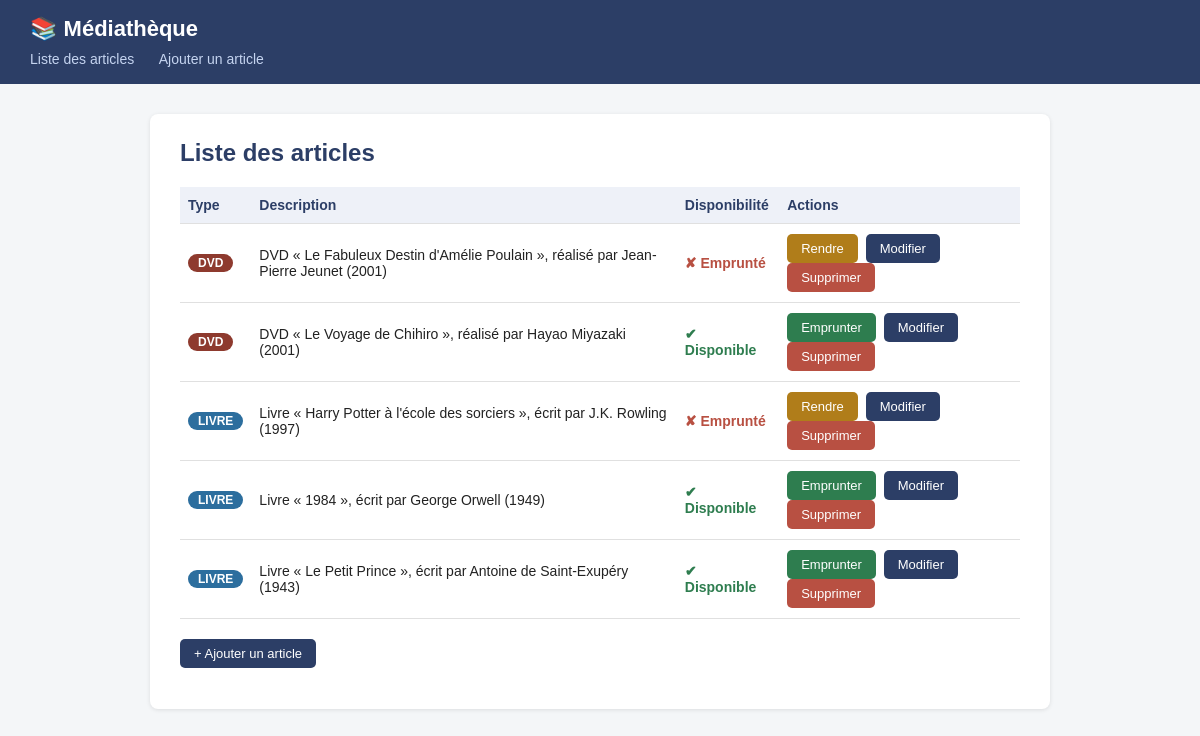
The page / on the database its author committed.
### tables this page shows
CREATE TABLE `article` (
  `id` int(11) NOT NULL,
  `type` enum('livre','dvd') NOT NULL,
  `titre` varchar(150) NOT NULL,
  `auteur` varchar(150) NOT NULL,
  `annee` int(11) NOT NULL,
  `disponible` tinyint(1) NOT NULL DEFAULT 1
);

### controllers/ArticleController.class.php (called while the page is built, shortened)
<?php
class ArticleController
{
    private ArticleDAO $dao;
    public function __construct(\PDO $pdo)
    {
        $this->dao = new ArticleDAO($pdo);
    }
    public function liste(): void
    {
        $articles = $this->dao->findAll();
        $message  = $_GET['message'] ?? null;
        $erreur   = $_GET['erreur']  ?? null;
        $this->render('article/liste', [
            'articles' => $articles,
            'message'  => $message,
            'erreur'   => $erreur,
        ]);
    }
    private function render(string $vue, array $donnees = []): void
    {
        extract($donnees);
        require __DIR__ . '/../views/' . $vue . '.php';
    }
}

### classes/DAO.class.php (called while the page is built, shortened)
<?php
abstract class DAO
{
    protected \PDO $pdo;
    protected string $table;
    public function __construct(\PDO $pdo)
    {
        $this->pdo = $pdo;
    }
    public function findAll(): array
    {
        $stmt = $this->pdo->query(
            "SELECT * FROM {$this->table} ORDER BY id DESC"
        );
        $resultats = [];
        foreach ($stmt->fetchAll() as $row) {
            $resultats[] = $this->hydrate($row);
        }
        return $resultats;
    }
}

### classes/Article.class.php (called while the page is built, shortened)
<?php
abstract class Article
{
    private ?int   $id         = null;
    private string $titre;
    private string $auteur;
    private int    $annee;
    private bool   $disponible;
    public function __construct(
        string $titre,
        string $auteur,
        int    $annee,
        bool   $disponible = true
    ) {
        $this->auteur     = $auteur;
        $this->disponible = $disponible;
    }
    public function getId(): ?int       { return $this->id;         }
    public function getTitre(): string  { return $this->titre;      }
    public function getAuteur(): string { return $this->auteur;     }
    public function getAnnee(): int     { return $this->annee;      }
    public function isDisponible(): bool{ return $this->disponible; }
    public function setId(int $id): void
    {
        $this->id = $id;
    }
    public function setTitre(string $titre): void
    {
        $this->titre = $titre;
    }
    public function setAnnee(int $annee): void
    {
        $max = (int) date('Y');
        $this->annee = $annee;
    }
}
class ArticleDAO extends DAO
{
    protected function hydrate(array $row): object
    {
        if ($row['type'] === 'livre') {
            $article = new Livre(
                $row['titre'],
                $row['auteur'],
                (int)  $row['annee'],
                (bool) $row['disponible']
            );
        } else {
            $article = new Dvd(
                $row['titre'],
                $row['auteur'],
                (int)  $row['annee'],
                (bool) $row['disponible']
            );
        }
        $article->setId((int) $row['id']);
        return $article;
    }
}
?>

### classes/Dvd.class.php (called while the page is built, shortened)
<?php
class Dvd extends Article implements Empruntable
{
    public function description(): string
    {
        return "DVD « " . $this->getTitre() . " »"
             . ", réalisé par " . $this->getAuteur()
             . " (" . $this->getAnnee() . ")";
    }
    public function getType(): string
    {
        return 'dvd';
    }
}

### classes/Livre.class.php (called while the page is built, shortened)
<?php
class Livre extends Article implements Empruntable
{
    public function description(): string
    {
        return "Livre « " . $this->getTitre() . " »"
             . ", écrit par " . $this->getAuteur()
             . " (" . $this->getAnnee() . ")";
    }
    public function getType(): string
    {
        return 'livre';
    }
}

### views/article/liste.php (the view, shortened to what this page needs)
<?php require __DIR__ . '/../layout/header.php'; ?>
<h2>Liste des articles</h2>
<?php if (empty($articles)): ?>
    <p>Aucun article dans la médiathèque.</p>
<?php else: ?>
<table>
    <thead>
        <tr>
            <th>Type</th>
            <th>Description</th>
            <th>Disponibilité</th>
            <th>Actions</th>
        </tr>
    </thead>
    <tbody>
    <?php foreach ($articles as $article): ?>
        <tr>
            <td>
                <span class="badge badge-<?= $article->getType() ?>">
                    <?= strtoupper($article->getType()) ?>
                </span>
            </td>
            <td><?= htmlspecialchars($article->description()) ?></td>
            <td>
                <?php if ($article->isDisponible()): ?>
                    <span class="dispo-oui">✔ Disponible</span>
                <?php else: ?>
                    <span class="dispo-non">✘ Emprunté</span>
                <?php endif; ?>
            </td>
            <td>
                <?php if ($article->isDisponible()): ?>
                    <a class="btn btn-success"
                       href="index.php?action=emprunter&id=<?= $article->getId() ?>&type=emprunter">
                        Emprunter
                    </a>
                <?php else: ?>
                    <a class="btn btn-warning"
                       href="index.php?action=emprunter&id=<?= $article->getId() ?>&type=rendre">
                        Rendre
                    </a>
                <?php endif; ?>
                <a class="btn"
                   href="index.php?action=formulaire&id=<?= $article->getId() ?>">
                    Modifier
                </a>
                <a class="btn btn-danger"
                   href="index.php?action=supprimer&id=<?= $article->getId() ?>"
                   onclick="return confirm('Supprimer définitivement cet article ?');">
                    Supprimer
                </a>
            </td>
        </tr>
    <?php endforeach; ?>
    </tbody>
</table>
<?php endif; ?>
<p style="margin-top:20px;">
    <a class="btn" href="index.php?action=formulaire">+ Ajouter un article</a>
</p>
<?php require __DIR__ . '/../layout/footer.php'; ?>

### index.php (shortened to what this page needs)
<?php
require_once __DIR__ . '/classes/config.php';
require_once __DIR__ . '/classes/DAO.class.php';
require_once __DIR__ . '/classes/Article.class.php';
require_once __DIR__ . '/classes/Livre.class.php';
require_once __DIR__ . '/classes/Dvd.class.php';
require_once __DIR__ . '/controllers/ArticleController.class.php';
$pdo        = getConnexion();
$controller = new ArticleController($pdo);
$action = $_GET['action'] ?? 'liste';
switch ($action) {
    case 'liste':
        $controller->liste();
        break;
}

### views/layout/header.php (shortened to what this page needs)
<!DOCTYPE html>
<html lang="fr">
<head>
</head>
<body>
<header>
    <h1>📚 Médiathèque</h1>
    <nav>
        <a href="index.php">Liste des articles</a>
        <a href="formulaire.php">Ajouter un article</a>
    </nav>
</header>
<main>

### views/layout/footer.php
</main>
</body>
</html>

### views/layout/header.php (style rules this page uses)
* { box-sizing: border-box; }
body { font-family: Arial, sans-serif; background: #f4f6f8; margin: 0; color: #222; }
header { background: #2c3e66; color: white; padding: 16px 30px; }
header h1 { margin: 0; font-size: 22px; }
nav { margin-top: 8px; }
nav a { color: #c5d4f0; text-decoration: none; margin-right: 20px; font-size: 14px; }
main { max-width: 900px; margin: 30px auto; background: white; padding: 25px 30px; border-radius: 8px; box-shadow: 0 1px 4px rgba(0,0,0,0.1); }
h2 { color: #2c3e66; margin-top: 0; }
table { width: 100%; border-collapse: collapse; margin-top: 15px; }
th, td { padding: 10px 8px; border-bottom: 1px solid #e0e0e0; font-size: 14px; text-align: left; }
th { background: #eef1f8; color: #2c3e66; }
.badge { display: inline-block; padding: 2px 10px; border-radius: 12px; font-size: 12px; font-weight: bold; color: white; }
.badge-livre { background: #2c6e9e; }
.badge-dvd { background: #8e3a2e; }
.dispo-oui { color: #2e7d4f; font-weight: bold; }
.dispo-non { color: #b85042; font-weight: bold; }
.btn { display: inline-block; background: #2c3e66; color: white; padding: 7px 14px; border: none; border-radius: 5px; cursor: pointer; font-size: 13px; text-decoration: none; margin-right: 4px; }
.btn-danger { background: #b85042; }
.btn-success { background: #2e7d4f; }
.btn-warning { background: #b07d1a; }

### rows shown on the page
article: Type "DVD", $article->description() "DVD « Le Fabuleux Destin d'Amélie Poulain », réalisé par Jean-Pierre Jeunet (2001)", disponible "✘ Emprunté"
article: Type "DVD", $article->description() "DVD « Le Voyage de Chihiro », réalisé par Hayao Miyazaki (2001)", disponible "✔ Disponible"
article: Type "LIVRE", $article->description() "Livre « Harry Potter à l'école des sorciers », écrit par J.K. Rowling (1997)", disponible "✘ Emprunté"
article: Type "LIVRE", $article->description() "Livre « 1984 », écrit par George Orwell (1949)", disponible "✔ Disponible"
article: Type "LIVRE", $article->description() "Livre « Le Petit Prince », écrit par Antoine de Saint-Exupéry (1943)", disponible "✔ Disponible"
